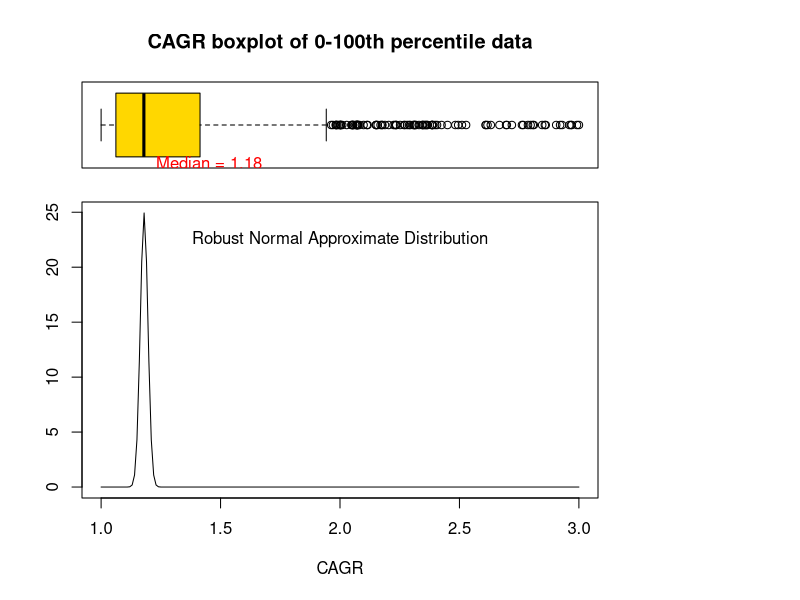

This figure's R source:
#
#	Read in the trimmed dataset.
#
p0_100 <- read.table("../analyses/p0_100_trimmed.dat", header=FALSE)
#
#	Add 1 to vector to produce CAGR, (the original data contains only the fractional growth).
#
p0_100t = p0_100 + 1
#
#	Produce approximate normal distribution with correct robust parameters.
#
nx <- seq(1,3,by=.01)
ny <- dnorm(nx,mean=1.18,sd=0.016)
#
#	Set up the postscript graphics device.
#
setEPS()
postscript("../doc/boxplot.eps")

par(fig=c(0,0.8,0,0.8), new=TRUE)
plot(nx,ny,type="l",xlab="CAGR",ylab="")
#
#	Box and whiskers plot.
#
par(fig=c(0,0.8,0.55,1), new=TRUE)
boxplot(p0_100t,data=p0_100t,col=(c("gold")),varwidth=TRUE,horizontal=TRUE,axes=FALSE,frame.plot=TRUE)
#
#	Add a title.
#
title(main="CAGR boxplot of 0-100th percentile data",xlab="Robust Normal Approximate Distribution")
#
#	After much guesswork, annotate the median.
#
text(1.45,0.53,"Median = 1.18",col="red")
#
#	Increase the tick resolution for an x-axis.
#
c <- c(1:50)
x <- c/10
#
#	Plot the x-axis
#
#axis(1,at=x,labels=)
#
#	End plotting device.
#
dev.off()
